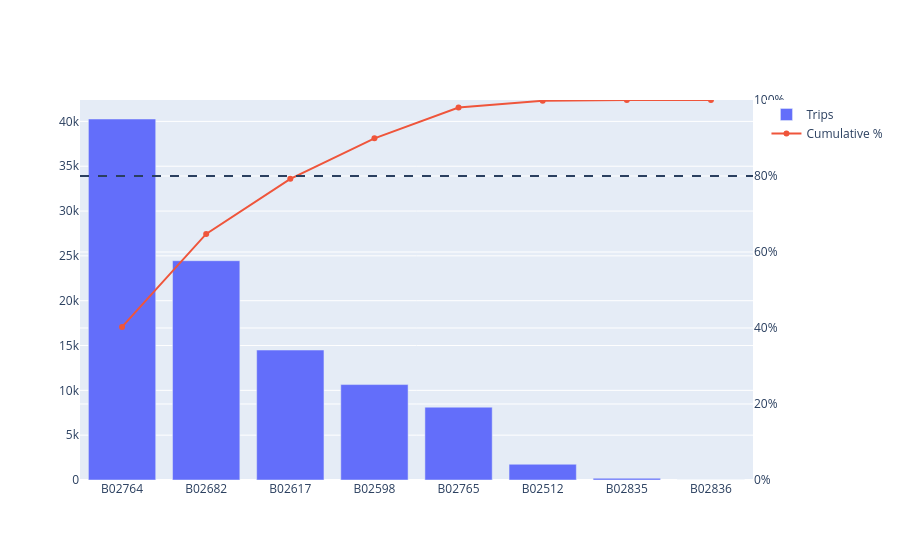

Notebook cell for this chart:
### Code cell
pareto = pareto.update_layout(yaxis2 = dict(overlaying = 'y' , side = "right", tickformat = ".0%",range=[0,1]))
pareto = pareto.add_hline(y=0.8,yref = 'y2',line_dash= "dash")
pareto

### Figure 1 — Plotly figure (JSON) as saved in the notebook; plotly's stock layout.template omitted (floating-point values rounded to 4 significant figures)
{"data": [{"name": "Trips", "type": "bar", "x": ["B02764", "B02682", "B02617", "B02598", "B02765", "B02512", "B02835", "B02836"], "y": [40267, 24460, 14496, 10644, 8120, 1757, 193, 9]}, {"mode": "lines+markers", "name": "Cumulative %", "type": "scatter", "x": ["B02764", "B02682", "B02617", "B02598", "B02765", "B02512", "B02835", "B02836"], "y": [0.4029, 0.6476, 0.7927, 0.8992, 0.9804, 0.998, 0.9999, 1.0], "yaxis": "y2"}], "layout": {"shapes": [{"line": {"dash": "dash"}, "type": "line", "x0": 0, "x1": 1, "xref": "x domain", "y0": 0.8, "y1": 0.8, "yref": "y2"}], "yaxis2": {"overlaying": "y", "range": [0, 1], "side": "right", "tickformat": ".0%"}}}
